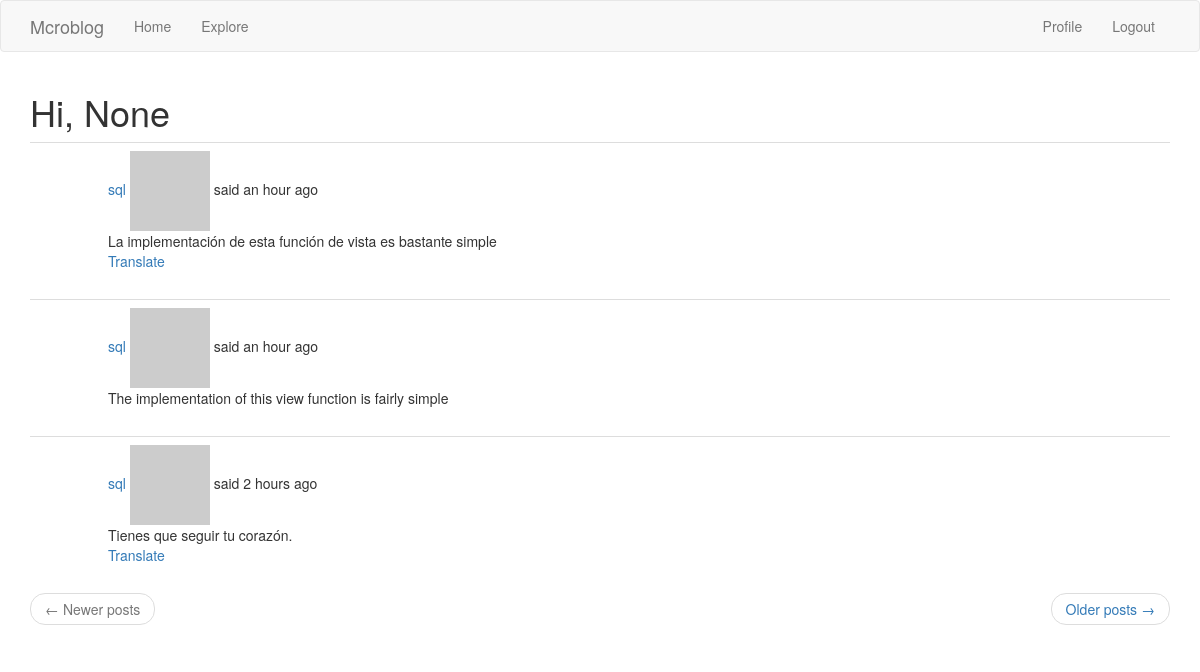
Page /explore (signed in) on the committed database.
### app/models.py (models this page shows, shortened)
class User(UserMixin, db.Model):
    id = db.Column(db.Integer, primary_key=True)
    username = db.Column(db.String(64), index=True, unique=True)
    email = db.Column(db.String(120), index=True, unique=True)
    password_hash = db.Column(db.String(128))
    posts = db.relationship('Post', backref='author', lazy='dynamic')
    about_me = db.Column(db.String(140))
    last_seen = db.Column(db.DateTime, default=datetime.utcnow)
    followed = db.relationship(
        'User', secondary=followers,
        primaryjoin=(followers.c.follower_id == id),
        secondaryjoin=(followers.c.followed_id == id),
        backref=db.backref('followers', lazy='dynamic'),
        lazy='dynamic'
    )
    def avatar(self, size):
        digest = md5(self.email.lower().encode('utf-8')).hexdigest()
        return 'https://www.gravatar.com/avatar/{}?d=identicon&s={}'.format(digest, size)

class Post(db.Model):
    id = db.Column(db.Integer, primary_key=True)
    body = db.Column(db.String(140))
    timestamp = db.Column(db.DateTime, index=True, default=datetime.utcnow)
    user_id = db.Column(db.Integer, db.ForeignKey('user.id'))
    language = db.Column(db.String(5))

### app/routes.py (the view)
@app.route('/explore')
@login_required
def explore():
    page = request.args.get('page', 1, type=int)
    posts = Post.query.order_by(Post.timestamp.desc()).paginate(
        page, app.config['POSTS_PER_PAGE'], False)
    next_url = url_for('index', page=posts.next_num) \
        if posts.has_next else None
    prev_url = url_for('index', page=posts.prev_num) \
        if posts.has_prev else None
    return render_template('index.html', title='Explore', posts=posts.items,
                           next_url=next_url, prev_url=prev_url)

### app/models.py (called while the page is built)
@login.user_loader
def load_user(id):
    return User.query.get(int(id))

### app/routes.py (called while the page is built)
@app.before_request
def before_request():
    if current_user.is_authenticated:
        current_user.last_seen = datetime.utcnow()
        db.session.commit()
    g.locale = str(get_locale())

### app/templates/index.html (shortened to what this page needs)
{% extends "base.html" %}
{% import 'bootstrap/wtf.html' as wtf %}
{% block app_content %}
    <h1> {{ _('Hi, %(username)s', username=current_user.username) }}</h1>
    {% for post in posts %}
        {% include '_post.html' %}
    {% endfor %}
    <nav aria-label="...">
        <ul class="pager">
            <li class="previous{% if not prev_url %} disabled{% endif %}">
                <a href="{{ prev_url or '#' }}">
                    <span aria-hidden="true">&larr;</span> Newer posts
                </a>
            </li>
            <li class="next{% if not next_url %} disabled{% endif %}">
                <a href="{{ next_url or '#' }}">
                    Older posts <span aria-hidden="true">&rarr;</span>
                </a>
            </li>
        </ul>
    </nav>
{% endblock %}

### app/templates/_post.html (shortened to what this page needs)
<table class="table table-hover">
    <tr>
        <td width="70px">
        </td>
        <td>
            <a href="{{ url_for('user', username=post.author.username) }}">
                {{ post.author.username }}
            </a>
            {{ _('%(username)s said %(when)s', username=user_link, when=moment(post.timestamp).fromNow()) }}
        <br>
            <span id="post{{ post.id }}">{{ post.body }}</span>
            {% if post.language and post.language != g.locale %}
                <br>
                <span id="translation{{ post.id }}">
                    <a href="javascript:translate(
                                                  '#post{{ post.id }}',
                                                  '#translation{{ post.id }}',
                                                  '{{ post.language }}',
                                                  '{{ g.locale }}');">{{ _('Translate') }}</a>
                </span>
            {% endif %}
        </td>
    </tr>
</table>

### rows in the picture
Post: author.username "sql", body "La implementación de esta función de vista es bastante simple"
Post: author.username "sql", body "The implementation of this view function is fairly simple"
Post: author.username "sql", body "Tienes que seguir tu corazón."
